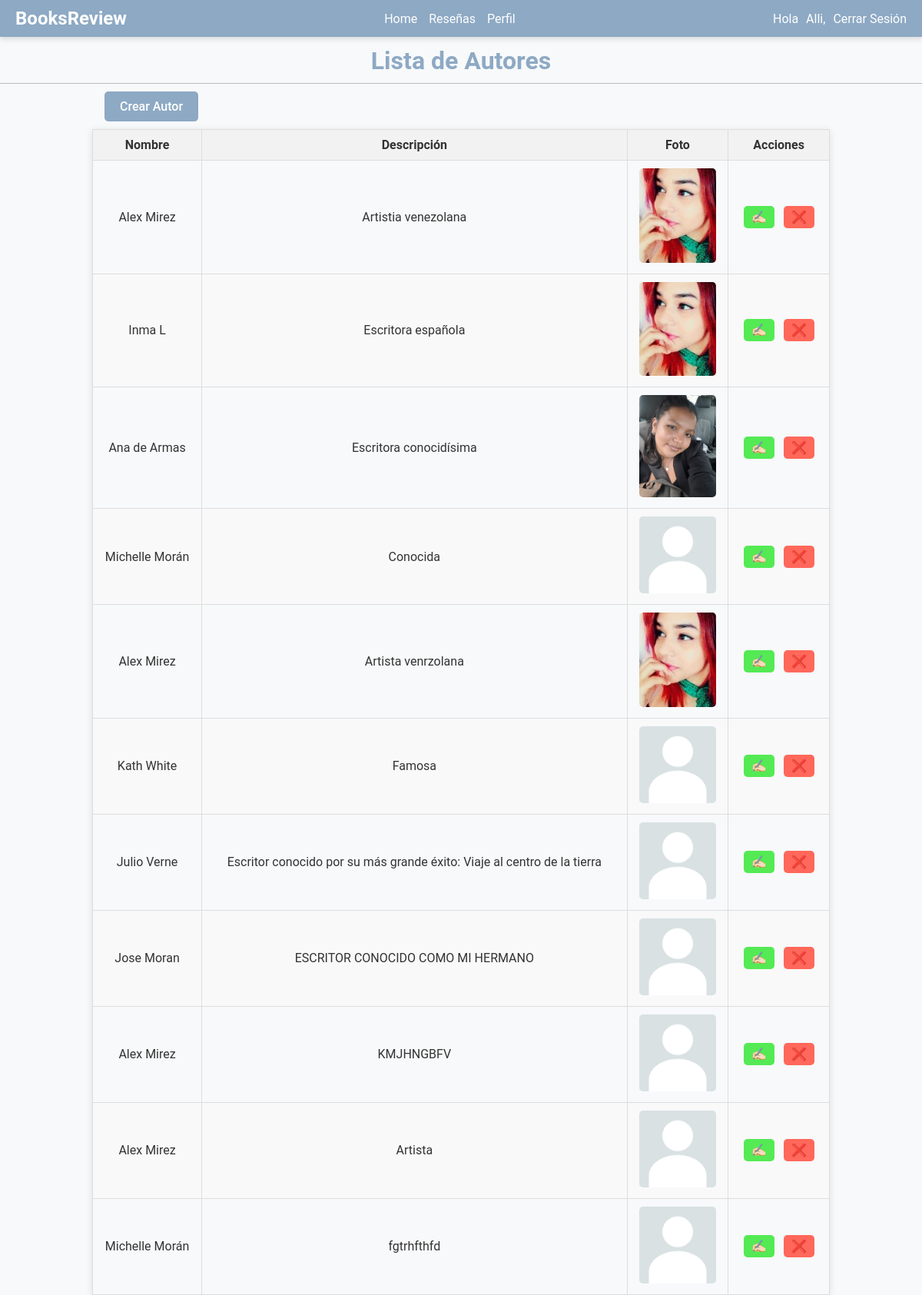
The page /home/author_list/ (signed in) on the database its author committed.
### books/models.py (models this page shows, shortened)
class Author(models.Model):
    name = models.CharField(max_length=255)
    description = models.TextField()
    cover_image = models.ImageField(upload_to='author/covers/', blank=True, null=True)

### books/views.py (the view, shortened to what this page needs)
# urls.py: path('author_list/', AuthorListView.as_view(), name='author_list'),
@method_decorator(login_required, name='dispatch')
class AuthorListView(ListView):
    model = Author
    template_name = 'author/author_list.html'
    context_object_name = 'authors'
    def get_context_data(self, **kwargs):
        context = super().get_context_data(**kwargs)
        context['form'] = AuthorForm()
        context['update_form'] = AuthorForm()
        return context

### templates/author/author_list.html (shortened to what this page needs)
{% extends "base.html" %}
{% load static %}
{% block css %}
    <link rel="stylesheet" type="text/css" href="{% static 'css/formularios/form_styles.css' %}">
    <link rel="stylesheet" type="text/css" href="{% static 'css/author/table_author.css' %}">
{% endblock %}
{% block content %}
    <main>
        <h1>Lista de Autores</h1>
        <div class="page">
            <a href="#" id="btnAbrirModal_add">Crear Autor</a>
        </div>
        <div class="container">
            <table class="author-table">
        <thead>
            <tr>
                <th>Nombre</th>
                <th>Descripción</th>
                <th>Foto</th>
                <th>Acciones</th>
            </tr>
        </thead>
        <tbody>
            {% for author in authors %}
                <tr>
                    <td>{{ author.name }}</td>
                    <td>{{ author.description }}</td>
                    <td><img src="{{ author.cover_image.url }}" alt="{{ author.name }}" style="max-width: 100px;"/></td>
                    <td>
                        <a href="#" class="act-author-btn" data-id="{{ author.id }}" data-name="{{ author.name }}" data-description="{{ author.description }}" data-cover-image="{{ author.cover_image.url }}">✍🏻</a>
                        <a href="#" data-id="{{ author.id }}" class="dl-author-btn">❌</a>
                    </td>
                </tr>
            {% empty %}
                <tr>
                    <td colspan="3">No hay autores disponibles.</td>
                </tr>
            {% endfor %}
        </tbody>
    </table>
        </div>
    </main>
{% endblock %}

### templates/base.html (shortened to what this page needs)
{% load static %}
<!DOCTYPE html>
<html lang="{{ LANGUAGE_CODE }}">
<head>
    <link href="{% static "css/base.css" %}" rel="stylesheet">
    <link href="{% static "css/nav.css" %}" rel="stylesheet">
    {% block css %}
    {% endblock %}
</head>
<body>
{% block nav %}
    <header class="header">
        <nav class="navbar">
            <a href="{% url "book_list" %}" class="nav-logo">BooksReview</a>
            {% if request.user.is_authenticated %}
                <ul class="nav-menu">
                    <li {% if section == "inicio" %}class="nav-link"{% endif %}>
                        <a href="{% url "book_list" %}">Home</a>
                    </li>
                    {% if not request.user.is_superuser %}
                        <li {% if section == "reseñas" %}class="nav-link"{% endif %}>
                            <a href="{% url "review_list" %}">Reseñas</a>
                        </li>
                     {% endif %}
                        {% if not request.user.is_superuser %}
                            <li {% if section == "perfil" %}class="nav-link"{% endif %}>
                                <a href="{% url "profile" %}">Perfil</a>
                            </li>
                        {% endif %}
                </ul>
            {% endif %}
                <span class="user">
                    {% if request.user.is_authenticated%}
                        Hola
                        {% if not request.user.is_superuser %}
                            <a class="usuario" href="{% url "profile" %}">{{ request.user.first_name|default:request.user.username }},</a>
                        {% else %}
                            {{ request.user.first_name|default:request.user.username }},
                        {% endif %}
                       <a href="#" onclick="document.getElementById('logout-form').submit();">Cerrar Sesión</a>
                    {% else %}
                       <a href="{% url "login" %}">Iniciar Sesión</a>
                    {% endif %}
                </span>
        </nav>
    </header>
{% endblock %}
{% block content %}{% endblock %}
</body>
</html>

### static/css/base.css (style rules this page uses)
body { margin:0; padding:0; }
main { z-index:9999; margin-top: 60px; }
a { color:white; text-decoration:none; }
h1 { border-bottom:1px solid #bbb; padding:0 0 10px 0; margin:10px 0 20px 0; }

### static/css/nav.css (style rules this page uses)
.header { background-color: #8DA9C4; padding: 10px 0; position: fixed; width: 100%; top: 0; left: 0; box-shadow: 0 4px 6px rgba(0, 0, 0, 0.1); z-index: 1000; }
.navbar { display: flex; justify-content: space-between; align-items: center; max-width: 1200px; margin: 0 auto; padding: 0 20px; z-index: 1; }
.nav-logo { color: white; font-size: 1.5em; text-decoration: none; font-weight: bold; }
.nav-menu { list-style: none; display: flex; gap: 15px; margin: 0; padding: 0; }
.user { color: white; display: flex; align-items: center; gap: 10px; }

### static/css/formularios/form_styles.css (style rules this page uses)
.author-table { width: 100%; border-collapse: collapse; }
.author-table th, .author-table td { padding: 8px; border-bottom: 1px solid #ddd; text-align: left; }
.author-table th { background-color: #f2f2f2; }
.act-author-btn, .dl-author-btn { display: inline-block; padding: 6px 12px; margin: 4px; text-decoration: none; color: #fff; border-radius: 4px; cursor: pointer; }
.act-author-btn { background-color: #007bff; }
.dl-author-btn { background-color: #dc3545; }

### static/css/author/table_author.css (style rules this page uses)
body { font-family: 'Roboto', sans-serif; background-color: #f8f9fa; color: #333; margin: 0; padding: 0; }
main { z-index: 9999; margin-top: 60px; }
h1 { text-align: center; margin-top: 20px; color: #8DA9C4; }
.page { text-align: left; padding-left: 136px; margin-bottom: 20px; }
.page a { background-color: #8DA9C4; color: #fff; padding: 10px 20px; text-decoration: none; border-radius: 5px; font-weight: 500; transition: background-color 0.3s; }
.container { width: 80%; margin: 0 auto; }
.book-table, .author-table { width: 100%; margin: 0 auto; border-collapse: collapse; box-shadow: 0 2px 10px rgba(0, 0, 0, 0.1); }
.book-table th, .book-table td, .author-table th, .author-table td { border: 1px solid #ddd; padding: 10px; text-align: center; }
.book-table th, .author-table th { background-color: #f2f2f2; font-weight: bold; }
.book-table tr:nth-child(even), .author-table tr:nth-child(even) { background-color: #f9f9f9; }
.book-table img, .author-table img { max-width: 100px; height: auto; border-radius: 5px; }
.book-table a, .author-table a { color: #4a90e2; text-decoration: none; padding: 5px 10px; border-radius: 5px; transition: background-color 0.3s; }
.book-table .act-book-btn, .author-table .act-author-btn { background-color: rgba(43, 230, 43, 0.8); color: #fff; }
.book-table .dl-book-btn, .author-table .dl-author-btn { background-color: #ff685a; color: #fff; }

### rows shown on the page
Author: name "Alex Mirez", description "Artistia venezolana", cover_image (picture)
Author: name "Inma L", description "Escritora española", cover_image (picture)
Author: name "Ana de Armas", description "Escritora conocidísima", cover_image (picture)
Author: name "Michelle Morán", description "Conocida", cover_image (placeholder picture)
Author: name "Alex Mirez", description "Artista venrzolana", cover_image (picture)
Author: name "Kath White", description "Famosa", cover_image (placeholder picture)
Author: name "Julio Verne", description "Escritor conocido por su más grande éxito: Viaje al centro de la tierra", cover_image (placeholder picture)
Author: name "Jose Moran", description "ESCRITOR CONOCIDO COMO MI HERMANO", cover_image (placeholder picture)
Author: name "Alex Mirez", description "KMJHNGBFV", cover_image (placeholder picture)
Author: name "Alex Mirez", description "Artista", cover_image (placeholder picture)
Author: name "Michelle Morán", description "fgtrhfthfd", cover_image (placeholder picture)

### other values the page prints
{{ request.user.first_name|default:request.user.username }} "Alli"
